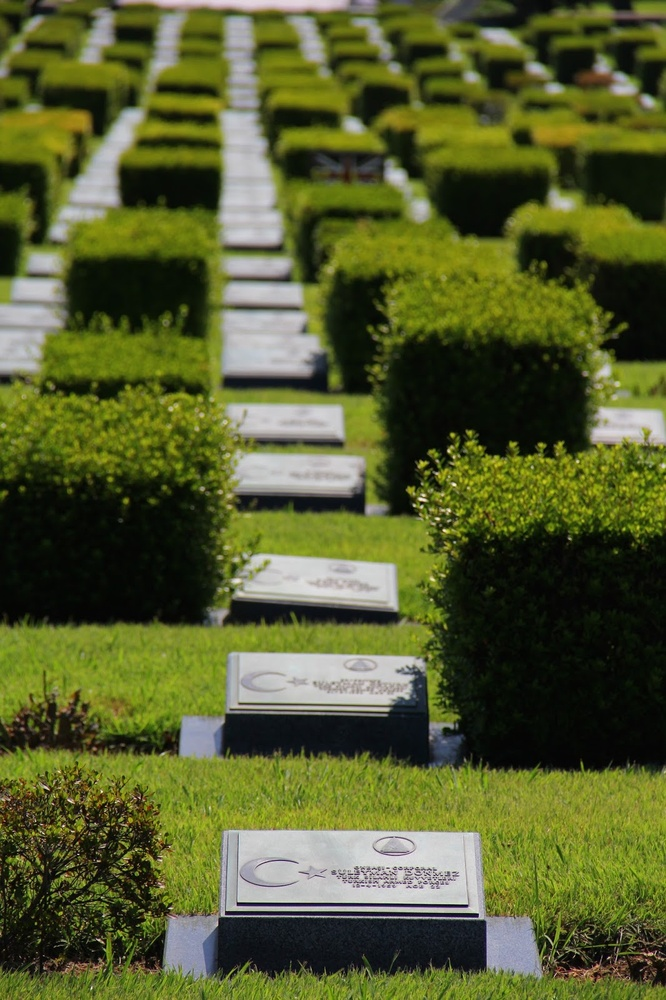
#> input picture foto.jpg, 666 x 1000 px, shrunk from 1066 x 1600 before the run
$ python ImageProcessing_Threshold.py
#> lines starting #> are read from the running program, lines starting #| are printed output that depends on the picture; after the words box and inside, x2 and y2 are one past the last pixel; in counts of white or black regions, pixels touching at a corner belong together
# -*- coding: utf-8 -*-
"""
Created on Sun Nov 24 11:21:55 2019

@author: z014413
"""

import cv2
import numpy as np
from matplotlib import pyplot as plt

img = cv2.imread('foto.jpg',0)
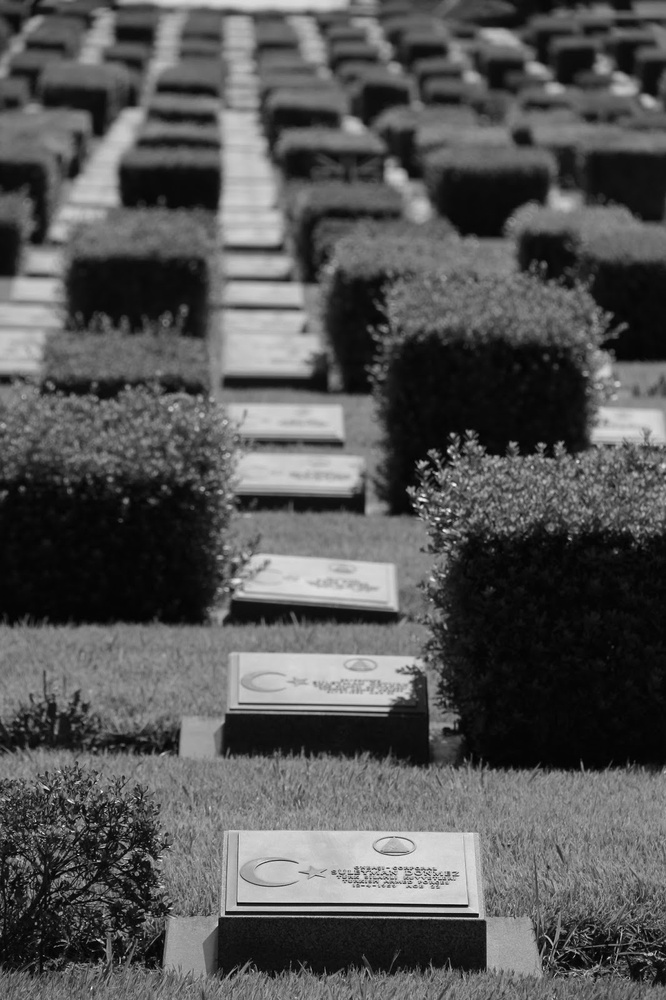
#> img: shape (1000, 666); min 0, max 249, mean 85.1

plt.imshow(img)

#
ret,th1 = cv2.threshold(img,59,255,cv2.THRESH_BINARY)
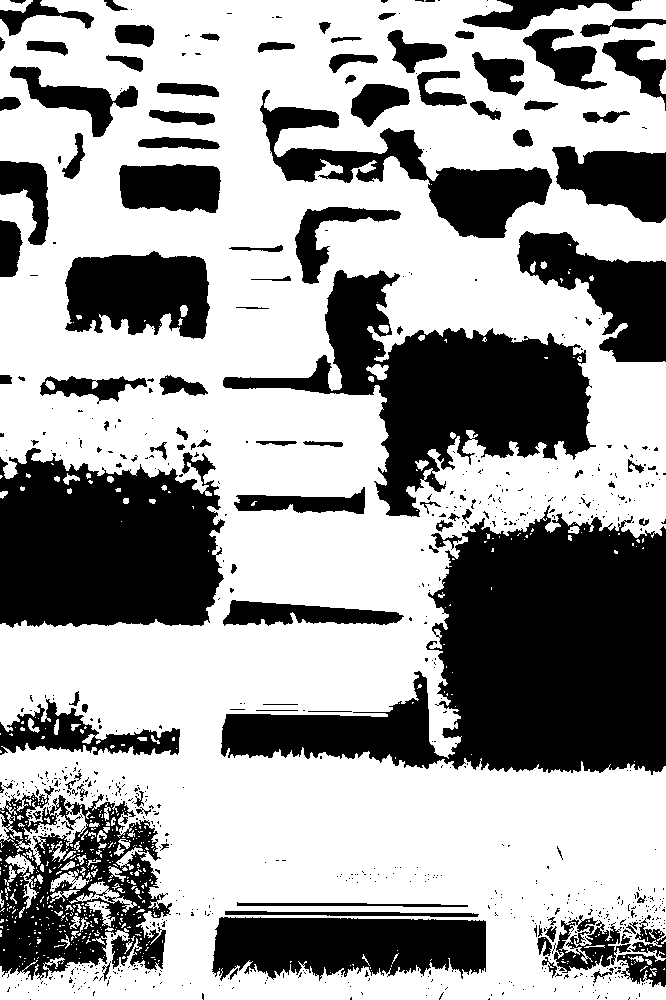
#> th1: shape (1000, 666); 62.2% white; 806 black regions (688 under 20 px), largest, box (x1, y1, x2, y2) and area: (221, 505, 666, 775) 62351, (0, 448, 225, 628) 33032, (223, 270, 596, 517) 32705
#
th2 = cv2.adaptiveThreshold(img,255,cv2.ADAPTIVE_THRESH_MEAN_C,\
            cv2.THRESH_BINARY,11,2)
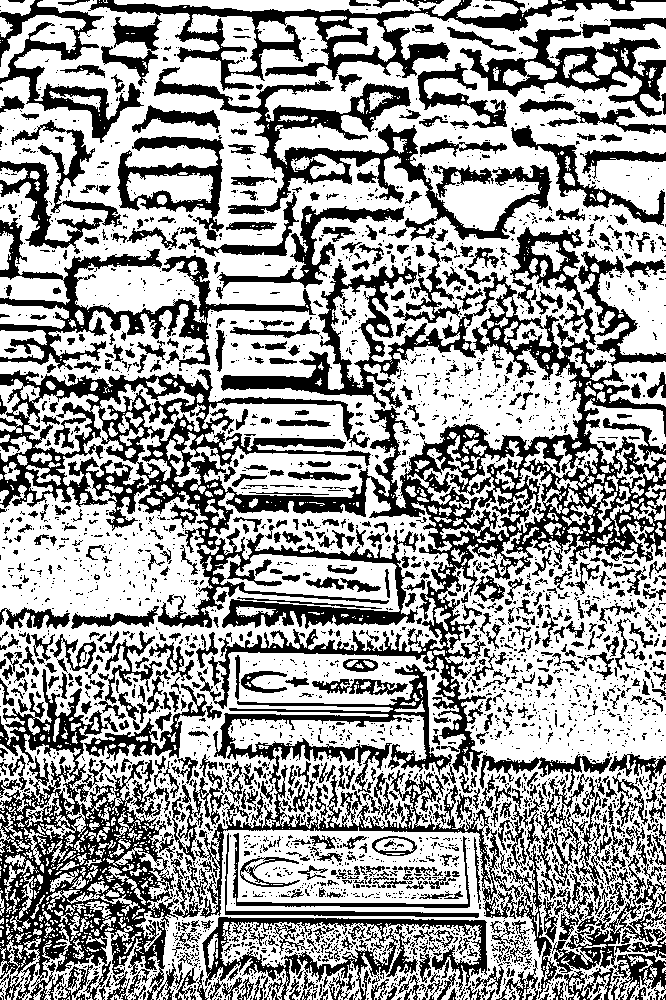
#> th2: shape (1000, 666); 61.4% white; 3389 black regions (2645 under 20 px), largest, box (x1, y1, x2, y2) and area: (0, 263, 666, 775) 64409, (0, 669, 202, 1000) 23290, (172, 664, 604, 999) 16407
#
th3 = cv2.adaptiveThreshold(img,255,cv2.ADAPTIVE_THRESH_GAUSSIAN_C,\
            cv2.THRESH_BINARY,11,2)
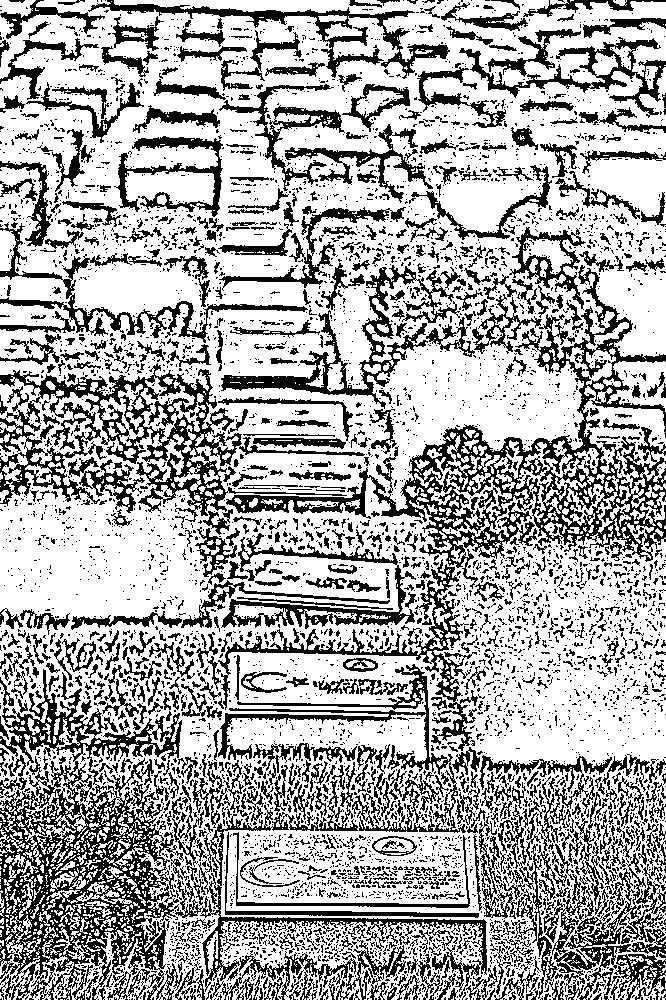
#> th3: shape (1000, 666); 67.3% white; 5809 black regions (4960 under 20 px), largest, box (x1, y1, x2, y2) and area: (0, 669, 184, 1000) 24693, (226, 265, 666, 589) 21030, (0, 363, 365, 522) 12573
#
ret4,th4 = cv2.threshold(img,0,255,cv2.THRESH_BINARY+cv2.THRESH_OTSU)
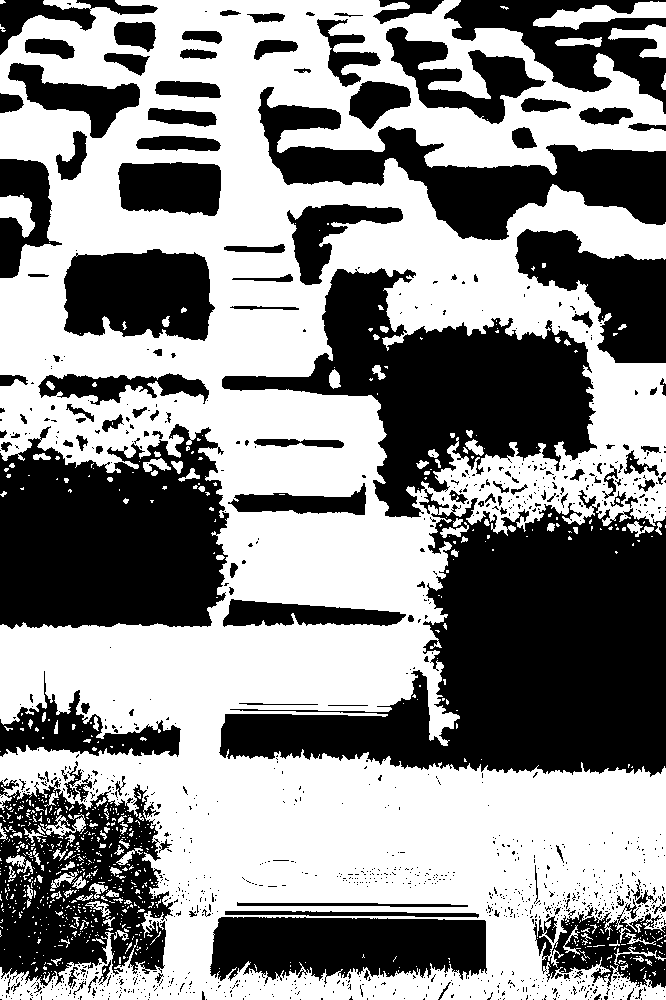
#> th4: shape (1000, 666); 54.7% white; 1233 black regions (1093 under 20 px), largest, box (x1, y1, x2, y2) and area: (219, 268, 666, 777) 104004, (0, 424, 229, 629) 37171, (0, 780, 173, 986) 22038
#> ret4 = 80
#

titles = ['Global Thresholding', 'Adaptive Mean Thresholding',
          'Adaptive Gaussian Thresholding','OTSU']

images = [th1, th2, th3, th4]
for i in range(4):
    plt.subplot(2,2,i+1),plt.imshow(images[i],'gray')
    plt.title(titles[i])
    plt.xticks([]),plt.yticks([])
plt.show()
